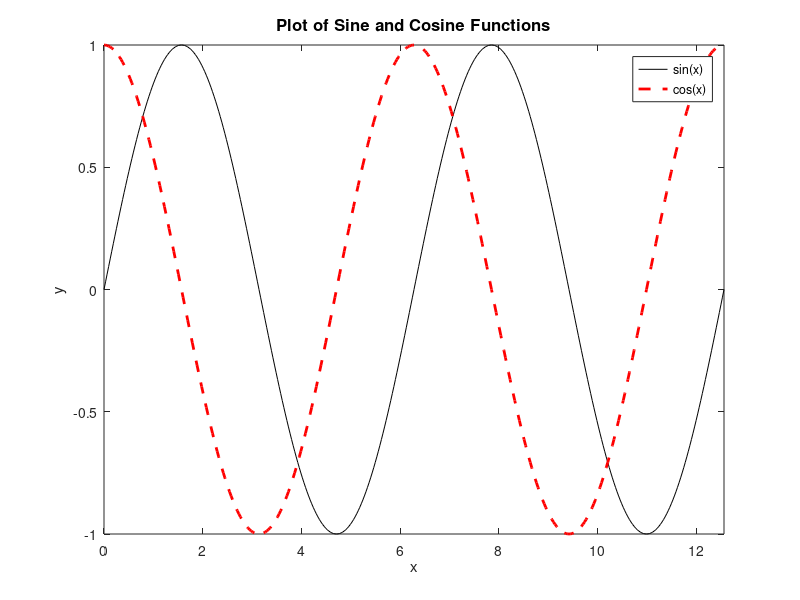

This chart was generated by the following MATLAB code:
x = 0:pi/100:4*pi;
y = sin(x);
y2 = cos(x);
plot(x,y,'black',x,y2,'red--','linewidth',2)
xlabel('x')
ylabel('y')
axis([0 4*pi -1 1])
title('Plot of Sine and Cosine Functions','FontSize',12)
legend('sin(x)','cos(x)')

